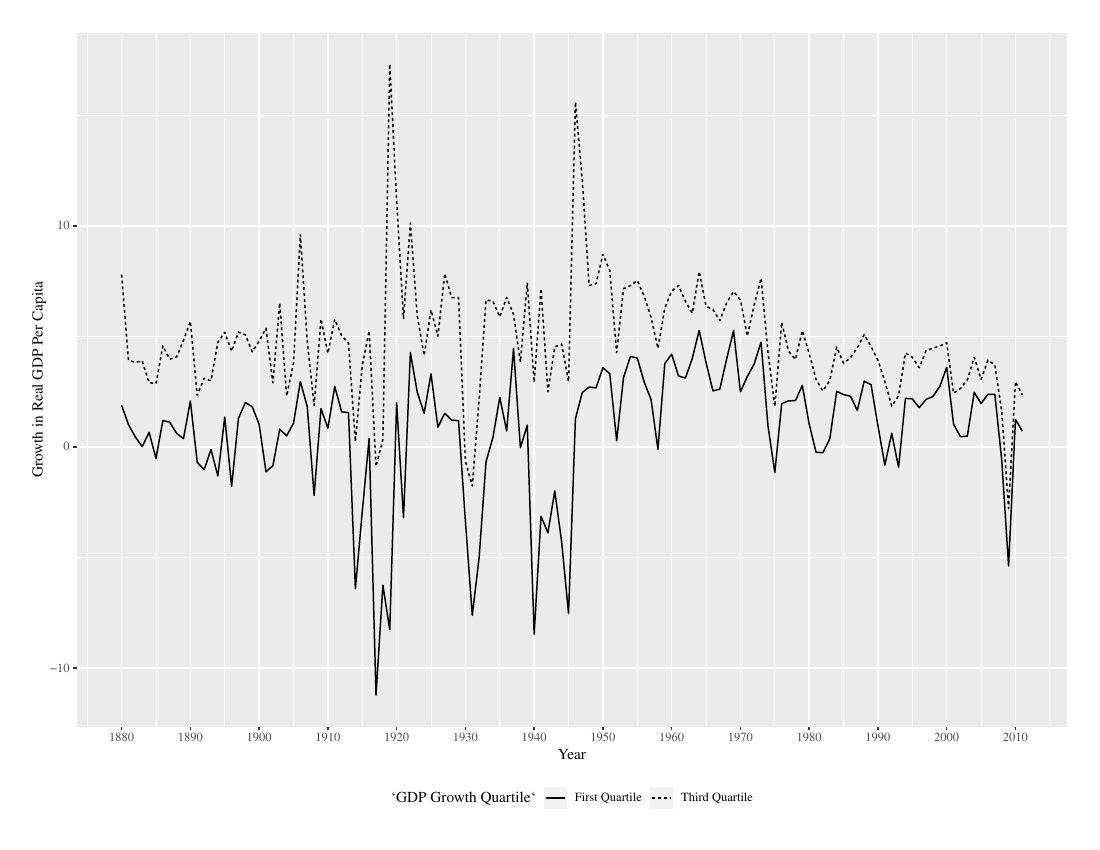

Write the R code that produced this figure.
pdf(file="public-debt-time-series.pdf",family="Times",paper="USr",width=0,height=0)
library(dplyr)
options(dplyr.print_max = 1e9,dplyr.width = Inf)
library(ggplot2)
library(reshape2)
library(car)
library(haven)
options(scipen=10000)
options(digits=4)

rm(list=ls())

## Look at the public debt / GDP series

data_here  <- read_dta(file="DATA-3.dta")
data_here  <- mutate(data_here,
                  Year = year,
                  debtgdp_here = debtgdp_mauro,
                  dRGDP_here = dRGDP_mauro
                  )


highincomeoecd  <- c("Australia", "Austria", "Belgium", "Canada", "Chile", "Czech Republic", "Denmark", "Estonia", "Finland", "France", "Germany", "Greece", "Hungary", "Iceland", "Ireland", "Italy", "Israel", "Japan", "Korea, Republic of", "Luxembourg", "Netherlands", "New Zealand", "Norway", "Poland", "Portugal", "Slovak Republic", "Slovenia", "Spain", "Sweden", "Switzerland", "United Kingdom", "United States")

## Eastern European Countries 
easterneurope  <- c("Czech Republic", "Estonia", "Hungary", "Poland", "Slovak Republic", "Slovenia" )

superset  <- c("Australia", "Austria", "Belgium", "Canada", "Denmark", "Finland", "France", "Germany", "Greece", "Iceland", "Ireland", "Italy", "Japan", "Luxembourg", "Netherlands", "New Zealand", "Norway", "Portugal", "Spain", "Sweden", "Switzerland", "United Kingdom", "United States")

debt.gg  <- ggplot(melt(summarize(group_by(subset(mutate(data_here,
                         haspubdebt = 1.0*(!is.na(debtgdp_here)),
                         g60 = 1.0*(debtgdp_here>60),
                         g90 = 1.0*(debtgdp_here>90)),
                         Country %in% superset & Year>=1880 & Year<2012,
                         select=c(Country,Year,haspubdebt,g60,g90)),Year),
          `Nonmissing` = sum(as.numeric(haspubdebt),na.rm=TRUE),
          `> 60%` = sum(as.numeric(g60),na.rm=TRUE),
          `> 90%` = sum(as.numeric(g90),na.rm=TRUE)),id.vars="Year",variable.name="Public Debt-to-GDP"),
          aes(x=Year,y=value,group=`Public Debt-to-GDP`,linetype=`Public Debt-to-GDP`)) + geom_line() +
    labs(y="Count of Countries") + theme(legend.position="bottom") + scale_x_continuous(breaks=seq(1880,2012,10))

## print(debt.gg)
          

gdp.gg  <- ggplot(melt(summarize(group_by(subset(data_here,
                                            Country %in% superset & Year>=1880 & Year<2012,
                                            select=c(Country,Year,dRGDP_here)),Year),
                            `First Quartile` = quantile(dRGDP_here,probs=0.25,na.rm=TRUE),
                            `Third Quartile` = quantile(dRGDP_here,probs=0.75,na.rm=TRUE)),
                  id.vars="Year",variable.name="GDP Growth Quartile"),
             aes(x=Year,y=value,group=`GDP Growth Quartile`,linetype=`GDP Growth Quartile`)) + geom_line() +
      labs(y="Growth in Real GDP Per Capita") + theme(legend.position="bottom") + scale_x_continuous(breaks=seq(1880,2012,10))

print(gdp.gg)

library(gridExtra)
grid.arrange(debt.gg,gdp.gg,ncol=1)


ggplot(filter(data_here, Country %in% superset & Year>=1946 & Year<=2009) , aes(x=debtgdp_here, y=dRGDP_here) ) + geom_point()

ggplot(filter(data_here, Country %in% superset & Year>=1955 & Year<=2009) , aes(x=debtgdp_here, y=dRGDP_here) ) + geom_point()

ggplot(filter(data_here, Country %in% superset & Year>=1955 & Year<=2009) , aes(x=debtgdp_here, y=dRGDP_here) ) + geom_point() + geom_smooth()

